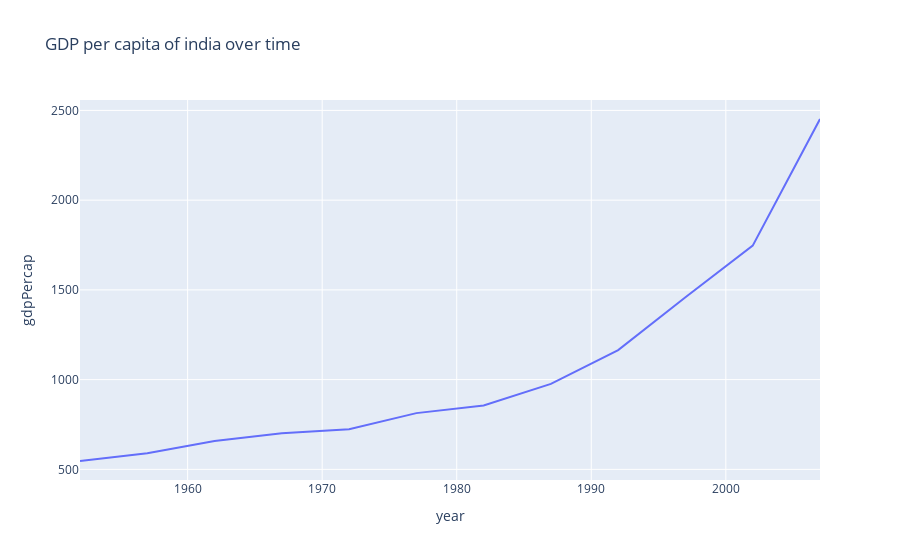

The notebook cell saved with this chart:
### Code cell
fig = px.line(data, x ='year', y = 'gdpPercap',title = 'GDP per capita of india over time')
fig.show()

### Figure 1 — Plotly figure (JSON) as saved in the notebook; plotly's stock layout.template omitted (floating-point values rounded to 4 significant figures)
{"data": [{"hovertemplate": "year=%{x}<br>gdpPercap=%{y}<extra></extra>", "legendgroup": "", "line": {"color": "#636efa", "dash": "solid"}, "marker": {"symbol": "circle"}, "mode": "lines", "name": "", "orientation": "v", "showlegend": false, "type": "scatter", "x": [1952, 1957, 1962, 1967, 1972, 1977, 1982, 1987, 1992, 1997, 2002, 2007], "xaxis": "x", "y": [546.6, 590.1, 658.3, 700.8, 724.0, 813.3, 855.7, 976.5, 1164.0, 1459.0, 1747.0, 2452.0], "yaxis": "y"}], "layout": {"legend": {"tracegroupgap": 0}, "title": {"text": "GDP per capita of india over time"}, "xaxis": {"anchor": "y", "domain": [0, 1], "title": {"text": "year"}}, "yaxis": {"anchor": "x", "domain": [0, 1], "title": {"text": "gdpPercap"}}}}
